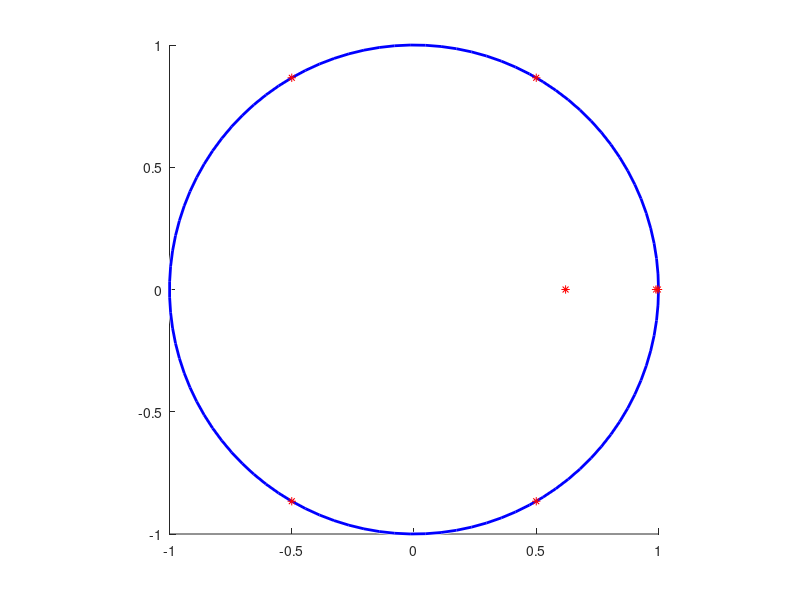

Write MATLAB code to recreate this figure.
ro=[0.62 0;
    0.99 0;
    0.998 0;
    0.5 0.866;
    0.5 -0.866;
    -0.5 0.866;
    -0.5 -0.866];
figure
viscircles([0 0],1,'Color','b');
hold on

ylim([-1,1]);
xlim([-1,1]);
plot(ro(:,1),ro(:,2),'r*')
pbaspect([1 1 1])
